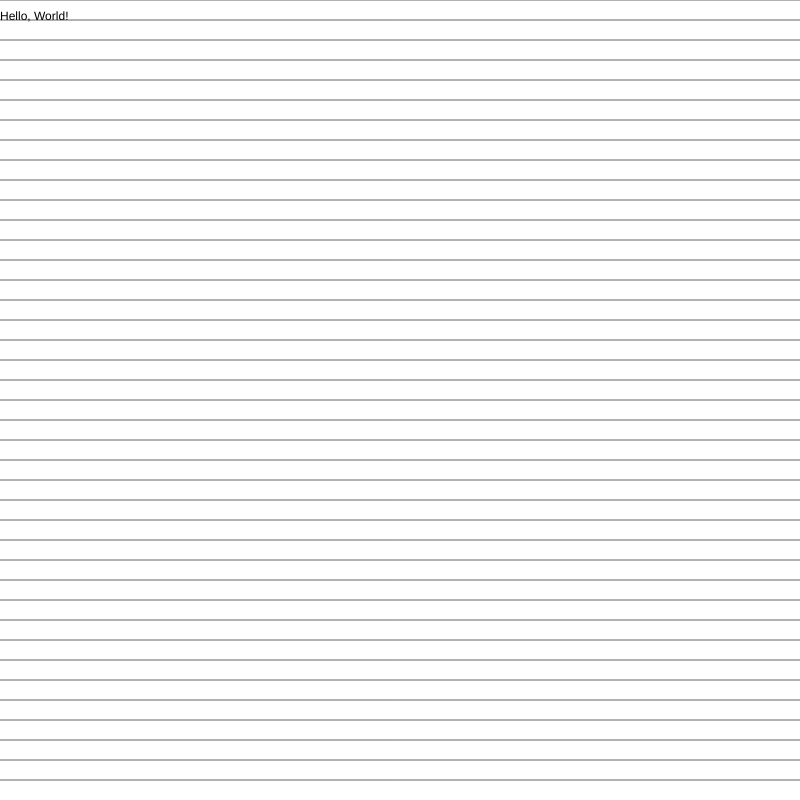
Frame 1 (no input)
Frame 60 (no input): identical to frame 1, image omitted
Frame 120 (the mouse pressed at the canvas centre since frame 60): identical to frame 1, image omitted

The p5.js sketch that drew this single still picture (run headless with seeded random() and noise() and a simulated clock; from frame 60 on, the mouse is pressed at the canvas centre):

// p5.js sketch
// ── sketch.js
var screen_x = 800;
var screen_y = 800;

var content = "Hello, World!";
var cursor_pos_x;
var cursor_pos_y;

function setup()
{
    createCanvas(screen_x, screen_y);
}

function keyPressed()
{
    // if key is pressed, update text
    if (key != "")
    {
        switch (key)
        {
            case "Backspace":
                content = content.substring(0, content.length - 1);    
                break;

            case "Enter":
                content += "\n";
                break;

            case "Shift":
                break;

            default:
                content += key;
        }
    }
}

function RenderLines()
{
    // render content
    var xoffset = 0;
    var yoffset = 0;

    // when clicking on text get cursor position and render cursor
    if (mouseIsPressed)
    {
        cursor_pos_x = mouseX;
        cursor_pos_y = mouseY;
    }
    
    // render lines until end of screen y
    for (var i = yoffset; i < screen_y; i += 20)
    {
        stroke(100, 100, 100);
        line(0, i, screen_x, i);
    }

    // render text
    stroke(0, 0);
    text(content, xoffset, yoffset + 20);
}

function draw()
{
    background(255, 255, 255);
    

    RenderLines();
}
